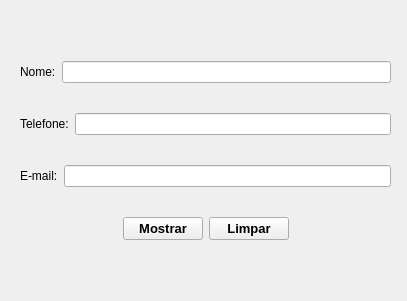
<?xml version="1.0" encoding="UTF-8"?>
<ui version="4.0">
 <class>MainWindow</class>
 <widget class="QMainWindow" name="MainWindow">
  <property name="geometry">
   <rect>
    <x>0</x>
    <y>0</y>
    <width>407</width>
    <height>301</height>
   </rect>
  </property>
  <property name="minimumSize">
   <size>
    <width>407</width>
    <height>301</height>
   </size>
  </property>
  <property name="maximumSize">
   <size>
    <width>407</width>
    <height>301</height>
   </size>
  </property>
  <property name="windowTitle">
   <string>Armazenando Dados</string>
  </property>
  <widget class="QWidget" name="centralwidget">
   <widget class="QWidget" name="">
    <property name="geometry">
     <rect>
      <x>20</x>
      <y>37</y>
      <width>371</width>
      <height>231</height>
     </rect>
    </property>
    <layout class="QVBoxLayout" name="verticalLayout">
     <item>
      <layout class="QHBoxLayout" name="horizontalLayout_4">
       <item>
        <widget class="QLabel" name="label">
         <property name="text">
          <string>Nome:</string>
         </property>
        </widget>
       </item>
       <item>
        <widget class="QLineEdit" name="txtNome"/>
       </item>
      </layout>
     </item>
     <item>
      <layout class="QHBoxLayout" name="horizontalLayout_3">
       <item>
        <widget class="QLabel" name="label_2">
         <property name="text">
          <string>Telefone:</string>
         </property>
        </widget>
       </item>
       <item>
        <widget class="QLineEdit" name="txtTel"/>
       </item>
      </layout>
     </item>
     <item>
      <layout class="QHBoxLayout" name="horizontalLayout_2">
       <item>
        <widget class="QLabel" name="label_3">
         <property name="text">
          <string>E-mail:</string>
         </property>
        </widget>
       </item>
       <item>
        <widget class="QLineEdit" name="txtMail"/>
       </item>
      </layout>
     </item>
     <item>
      <layout class="QHBoxLayout" name="horizontalLayout">
       <item>
        <spacer name="horizontalSpacer">
         <property name="orientation">
          <enum>Qt::Horizontal</enum>
         </property>
         <property name="sizeHint" stdset="0">
          <size>
           <width>40</width>
           <height>20</height>
          </size>
         </property>
        </spacer>
       </item>
       <item>
        <widget class="QPushButton" name="btnMost">
         <property name="font">
          <font>
           <family>Arial</family>
           <pointsize>10</pointsize>
           <bold>true</bold>
          </font>
         </property>
         <property name="text">
          <string>Mostrar</string>
         </property>
        </widget>
       </item>
       <item>
        <widget class="QPushButton" name="btnLimp">
         <property name="font">
          <font>
           <family>Arial</family>
           <pointsize>10</pointsize>
           <bold>true</bold>
          </font>
         </property>
         <property name="text">
          <string>Limpar</string>
         </property>
        </widget>
       </item>
       <item>
        <spacer name="horizontalSpacer_2">
         <property name="orientation">
          <enum>Qt::Horizontal</enum>
         </property>
         <property name="sizeHint" stdset="0">
          <size>
           <width>40</width>
           <height>20</height>
          </size>
         </property>
        </spacer>
       </item>
      </layout>
     </item>
    </layout>
   </widget>
  </widget>
 </widget>
 <resources/>
 <connections/>
</ui>
